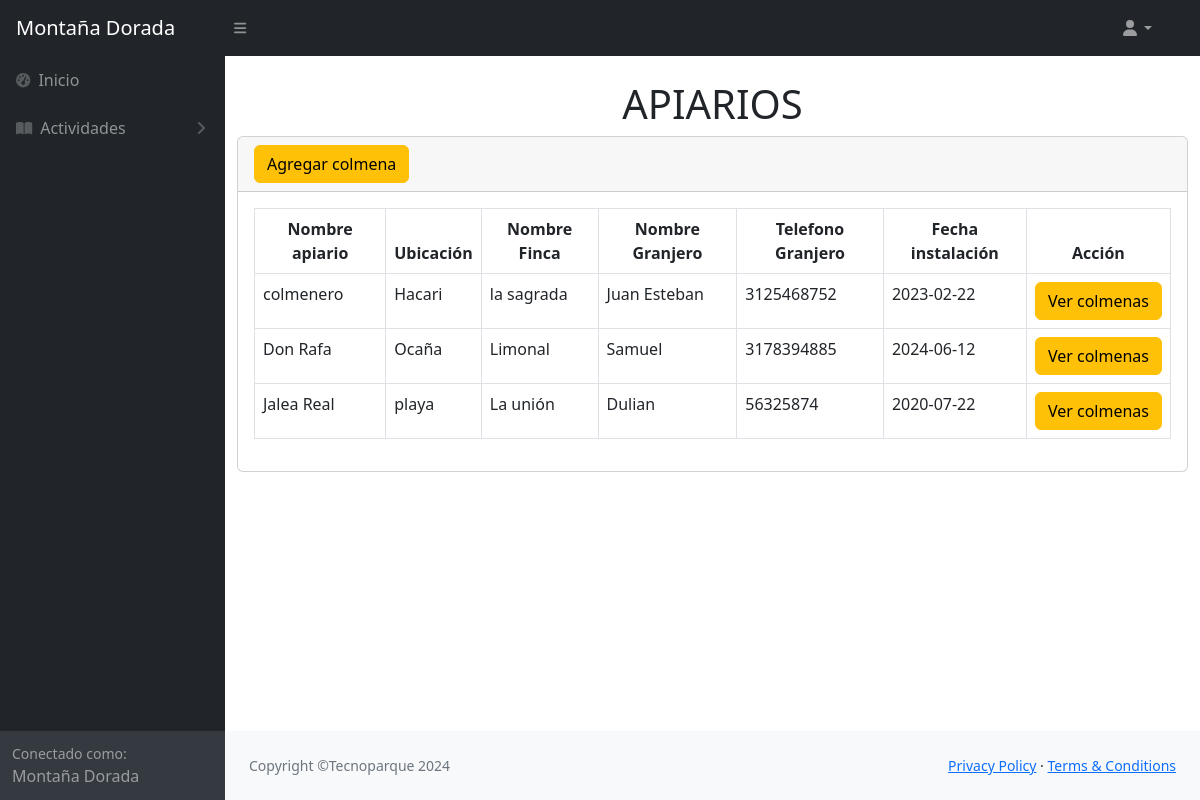
The page /layoutAdmin/Colmenas/home.php on the database as committed earlier.
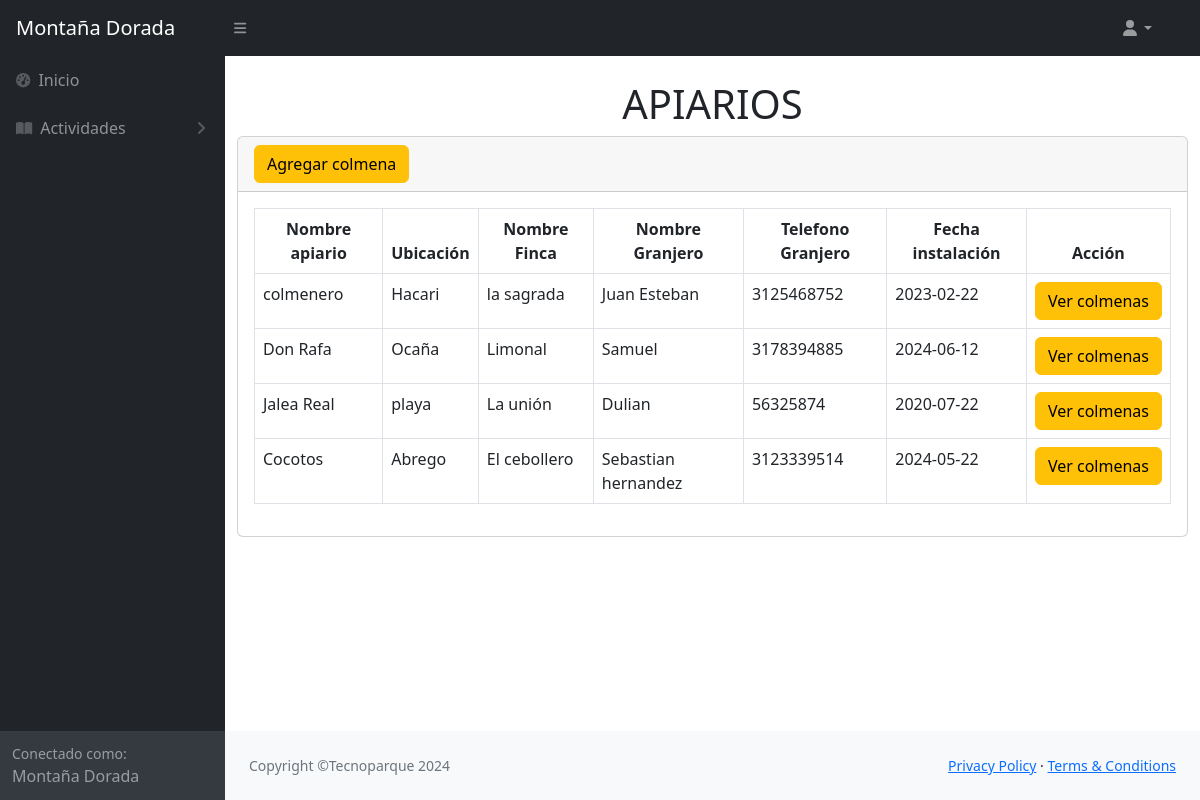
The same page on the database as committed later.
### tables this page shows
CREATE TABLE `apiarios` (
  `id` int(11) NOT NULL,
  `nombre` varchar(100) NOT NULL,
  `municipio` varchar(100) NOT NULL,
  `finca` varchar(100) NOT NULL,
  `granjero` varchar(100) NOT NULL,
  `telefono` varchar(70) NOT NULL,
  `fecha_instal` date NOT NULL,
  `ubicacion_map` varchar(300) NOT NULL
);

### layoutAdmin/Colmenas/home.php (the view, shortened to what the changed rows need)
<!DOCTYPE html>
<html lang="es">
<head>
    <link rel="stylesheet" href="/layoutAdmin/css/styles.css">
    <link href="https://cdn.jsdelivr.net/npm/simple-datatables@7.1.2/dist/style.min.css" rel="stylesheet" />
    <link href="../css/styles.css" rel="stylesheet" />
</head>
<body class="sb-nav-fixed">
    <div id="layoutSidenav">
        <div id="layoutSidenav_content">
            <main>
                <div class="container-fluid ">
                    <div class=" ">
                        <h1 class="mt-4 text-center">APIARIOS</h1>
                    </div>
                    <div class="">
                        <div class="card">
                            <div class="card-body  ">
                                <div class="table-responsive ">
                                    <table class=" table  table-bordered table-hover " id="tablaapiarios" >
                                        <thead class="text-center >">
                                            <tr>
                                                <th  >Nombre apiario</th>
                                                <th   >Ubicación</th>
                                                <th  >Nombre Finca</th>
                                                <th   >Nombre Granjero</th>
                                                <th  >Telefono Granjero</th>
                                                <th   >Fecha instalación</th>
                                                <th  >Acción</th>
                                            </tr>
                                        </thead>
                                        <tbody >
                                            <?php
                                            include 'conexion.php';
                                            $sql = "SELECT * FROM apiarios";
                                            $result = $conn->query($sql);
                                            if ($result->num_rows > 0) {
                                                while ($row = $result->fetch_assoc()) {
                                                    echo "   <tr>";
                                                    echo "<td   >" . $row["nombre"] . "</td>";
                                                    echo "<td  >" . $row["municipio"] . "</td>";
                                                    echo "<td  >" . $row["finca"] . "</td>";
                                                    echo "<td  >" . $row["granjero"] . "</td>";
                                                    echo "<td  >" . $row["telefono"] . "</td>";
                                                    echo "<td  >" . $row["fecha_instal"] . "</td>";
                                                    echo "<td  > <form action='consulcolmena.php' method='get'><input class='btn btn-warning' value='Ver colmenas' type='submit'/>
                                                    <input type='hidden' name='apiario_id' value=". $row["id"] . " />
                                                    </form></td>";
                                                    echo "</tr>";
                                                }
                                            } else {
                                                echo "0 resultados";
                                            }
                                            ?>
                                        </tbody>
                                    </table>
                                </div>
                            </div>
                        </div>
                    </div>
                </div>
            </main>
        </div>
    </div>
</body>
</html>

Rows that differ between the two databases and show on the page:
added apiarios: nombre "Cocotos", municipio "Abrego", finca "El cebollero", granjero "Sebastian hernandez", telefono "3123339514", fecha_instal "2024-05-22"
